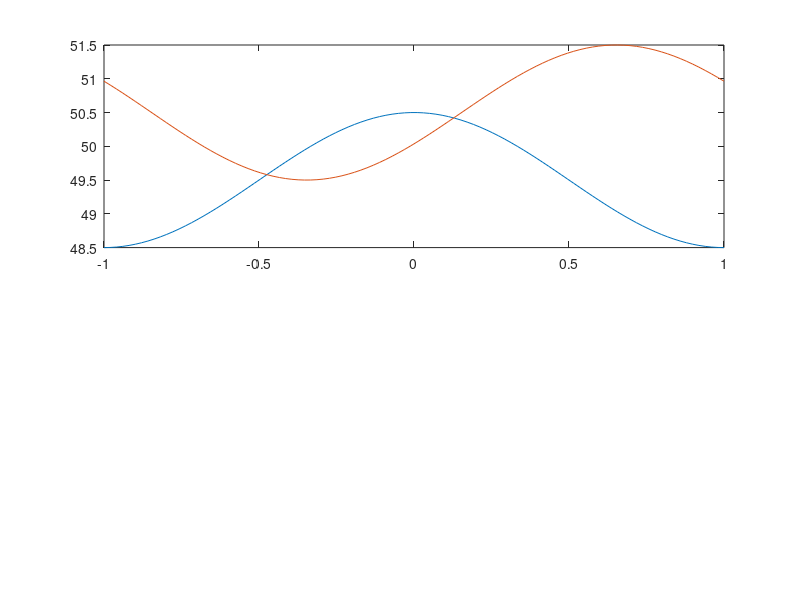

MATLAB code for this plot: (Note: this script raises an error after producing the figure.)
%% fn_attn_coeff_collisions.m
%% Author: Timothy Williams
%% Date: 20140910, 15:40:45 CEST
%%
%% out = attn_collisions(...
%%          wave_pram,ice_pram,RAOsurge,conc,sep)
%%
%% NB attenuation dependent on wave amplitude;
%% wave_pram = [om,A,k,cg]: radial freq, amplitude, wave number, group vel
%% ice_pram  = [D,h,rhoi]:  ice floe diameter, thickness and density
%% RAOsurge: surge response for 1m amplitude wave
%% conc: ice concentration
%% sep: ice floe separation (distance between centres)
%% NB sep>D.
%% TODO: calc sep from conc & D if it's not specified
%%
%% out = struct:
%%   out.atten_coeff - atten coeff
%%   out.status      - any collisions (0/1)
%%   out.omt1        - time of collision 1
%%   out.omt2        - time of collision 2
%%   out.V1          - velocity of collision 1
%%   out.V2          - velocity of collision 2

function out = fn_attn_coeff_collisions(...
   coll_inputs,wave_pram,ice_pram,RAOsurge,conc,sep,f_coll)

do_test  = 0;
g        = 9.81;
rhow     = 1025;

if nargin==0
   do_test  = 1;
   %%
   om          = 2*pi/14;
   k           = om^2/g;
   cp          = om/k;
   cg          = g/2/om;
   wave_pram   = [om,k,cg];
   %%
   D           = 99;
   sep         = 100;
   conc        = (pi*D^2/4)/(sep^2);
   h           = 1;
   rhoi        = 922.5;
   ice_pram    = [D,h,rhoi];
   %%
   A           = 1;
   rest_coeff  = .9;
   coll_inputs = [A,rest_coeff];
   %%
   RAOsurge = 1;
end


A          = coll_inputs(:,1);%%wave amplitudes
rest_coeff = coll_inputs(:,2);%%restitution coefficients
alp        = 0*A;%%Attenuation coefficient if no collision;
Ncoll      = length(A);
%%
omt1     = NaN+0*A;
omt2     = NaN+0*A;
V1       = NaN+0*A;
V2       = NaN+0*A;
status   = 0*A;
%%
om = wave_pram(1);%%wave radial frequency
k  = wave_pram(2);%%wave number
cg = wave_pram(3);%%group velocity

f  = om/2/pi;%%wave frequency
if ~exist('f_coll','var')
   f_coll   = 2*f;%%collision freq = 2x wave frequency
end

D     = ice_pram(1);%%floe diameter
h     = ice_pram(2);%%ice thickness
rhoi  = ice_pram(3);%%ice density

A_floe    = pi*D^2/4;
rho_floes = conc/A_floe;%%floes per unit area - only needed for testing, cancels out

if ~exist('conc','var')
   conc  = 1;
end

err.identifier = 'AttnModels:fn_atten_coeff_collisions';
if ~exist('sep','var')
   %% WORK OUT sep from conc & D
   %% TODO: implement this
   err.message = 'argument "sep" not given';
   error(err);
end
if sep<=D
   disp(['sep = ',num2str(sep),'m; D = ',num2str(D),'m']);
   err.message = ['separation of floe centres ("sep") ',...
                  'should be larger than the diameter ("D")'];
   error(err);
end

X    = RAOsurge*A;%%absolute surge
ks   = k*sep;
Csq  = 2*(1-cos(ks));
C    = sqrt(Csq);
bet0 = (rhoi*h*om^2)/(2*rhow*g)*RAOsurge^2;

verbose = 0;
if C==0
   %% independent of wave amplitude
   %% (only a function of wave freq and separation)
   if verbose
      disp('No collision - floes moving exactly in phase');
   end
   out.atten_coeff = alp;
   out.status = status;
   out.omt1   = omt1;
   out.omt2   = omt2;
   out.V1     = V1;
   out.V2     = V2;
   return
end

for jc=1:Ncoll

   %% check if floes moving exactly in phase
   %% (no collisions)

   %% check if surge amplitudes too small
   %% (no collisions)
   cosZ  = (sep-D)/(X(jc)*C);%%Z=om*t+phi
   if abs(cosZ)>1
      if verbose
         disp([jc,Ncoll]);
         disp(['No collision - surge amplitudes ',...
               'too small to produce a collision']);
      end
      continue;
   end

   %% collisions if got to here
   status(jc) = 1;

   %% angle phi - 2 possibilities
   %% NB phi2 = phi+pi gives the same dE
   tan_phi = 2*sin(ks)/Csq;
   phi     = atan(tan_phi);
   zet1    = acos(cosZ);
   
   bet     = bet0*(1-rest_coeff(jc)^2);%%nondimensional
   F_av    = fn_Fcoll(2*ks,2*zet1-2*phi);
   alp(jc) = (conc*f_coll*bet.*F_av)/cg;%%attenuation per meter

   %%extra outputs:
   %% times and speeds of collisions
   %% - for use in drag model
   omt1(jc) = zet1-phi;
   omt2(jc) = -zet1-phi;
   V1(jc)   = -om*X(jc)*sin(omt1(jc));
   V2(jc)   = -om*X(jc)*sin(omt2(jc));
end

out.atten_coeff = alp;
out.status = status;
out.omt1   = omt1;
out.omt2   = omt2;
out.V1     = V1;
out.V2     = V2;
if 0
   A,omt1,V1,omt2,V2
   pause
end

if do_test
   np2   = 100;
   omt   = linspace(-pi,pi,np2).';
   x1    = D/2+X(1)*cos(omt);
   x2    = sep-D/2+cos(ks-omt);
   V1    = -om*X(1)*sin(omt);
   V2    = -om*X(1)*sin(ks-omt);
   %%
   omt1  = zet1(1)-phi;
   x1_1  = D/2+X(1)*cos(omt1);
   x2_1  = sep-D/2+cos(ks-omt1);
   V1_1  = -om*X(1)*sin(omt1);
   V2_1  = -om*X(1)*sin(ks-omt1);
   [omt1/pi,V1_1^2+V2_1^2]
   %%
   omt2  = -zet1(1)-phi;
   x1_2  = D/2+X(1)*cos(omt2);
   x2_2  = sep-D/2+cos(ks-omt2);
   V1_2  = -om*X(1)*sin(omt2);
   V2_2  = -om*X(1)*sin(ks-omt2);
   [omt2/pi,V1_2^2+V2_2^2]
   %%
   subplot(2,1,1);
   plot(omt/pi,[x1,x2]);
   GEN_proc_fig('\omega{t}/\pi','x, m')
   hold on;
   plot(omt1/pi,[x1_1,x2_1],'^');
   plot(omt2/pi,[x1_2,x2_2],'o');
   hold off;
   %%
   subplot(2,1,2);
   plot(omt/pi,[V1,V2]);
   GEN_proc_fig('\omega{t}/\pi','V, ms^{-1}')
   hold on;
   plot(omt1/pi,[V1_1,V2_1],'^');
   plot(omt2/pi,[V1_2,V2_2],'o');
   hold off;

   %%test at omt1:
   rc    = rest_coeff(1);
   Vsq   = V1_1^2+V2_1^2;
   Usq   = rc^2*Vsq;
   m     = rhoi*h*A_floe;
   dE1   = .5*m*(Vsq-Usq);

   V  = om*RAOsurge*A(1);%X,RAOsurge*A
   E  = rhow*g*A(1)^2/2;
   %[Vsq,V^2*(sin(omt1)^2+sin(k*sep-omt1)^2),...
   % V^2/2*(2-cos(2*omt1)-cos(2*(k*sep-omt1))),V^2/2*F_av]

   %dE1
   %.5*A_floe*[rhoi*h*(1-rc^2)*Vsq,rhoi*h*(1-rc^2)*V^2/2*F_av,...
   %                            (rhoi*h*om^2)/(rhow*g)*(1-rc^2)*RAOsurge^2*F_av*E ]

   %%test at omt2:
   Vsq = V1_2^2+V2_2^2;
   Usq = rc^2*Vsq;
   dE2 = .5*m*(Vsq-Usq);
   %%
   if 0
      dE          = [dE1,dE2]
      dE_theory   = bet*A_floe*E*F_av

      %%
      Phi   = f_coll*rho_floes*[dE1,dE2];
      %f_coll*conc*bet*E*F_av,alp*cg*E
      (Phi/E/cg),alp
   end

   if 0
      F1 = 2-cos(2*omt1)-cos(2*omt1-2*ks);
      F2 = 2-cos(2*omt2)-cos(2*omt2-2*ks);
      [F1,F2,F_av]
      %%
      sin(2*zet1(1))*(sin(2*phi)+sin(2*(phi+ks)))
      sin(2*zet1(1)),sin(2*phi)+sin(2*(phi+ks))
      4*tan(phi)*cos(ks)+2*sin(ks)*(1-tan(phi)^2)
      %%
      s  = sin(ks);
      c  = cos(ks);
      4*s*c*(1-c)+2*s*(1-c)^2-2*s*s^2
   end
end


%%%%%%%%%%%%%%%%%%%%%%%%%%%%%%%%%%%%%%%%%%%%%%%%%
function F=fn_Fcoll(xi,zet)

%F  = (3-cos(xi))*(1-cos(zet))+...
%     (1-cos(xi))*(1+cos(zet))+...
%     -2*sin(xi)*sin(zet);
F  = 2-cos(zet)-cos(zet-xi);
